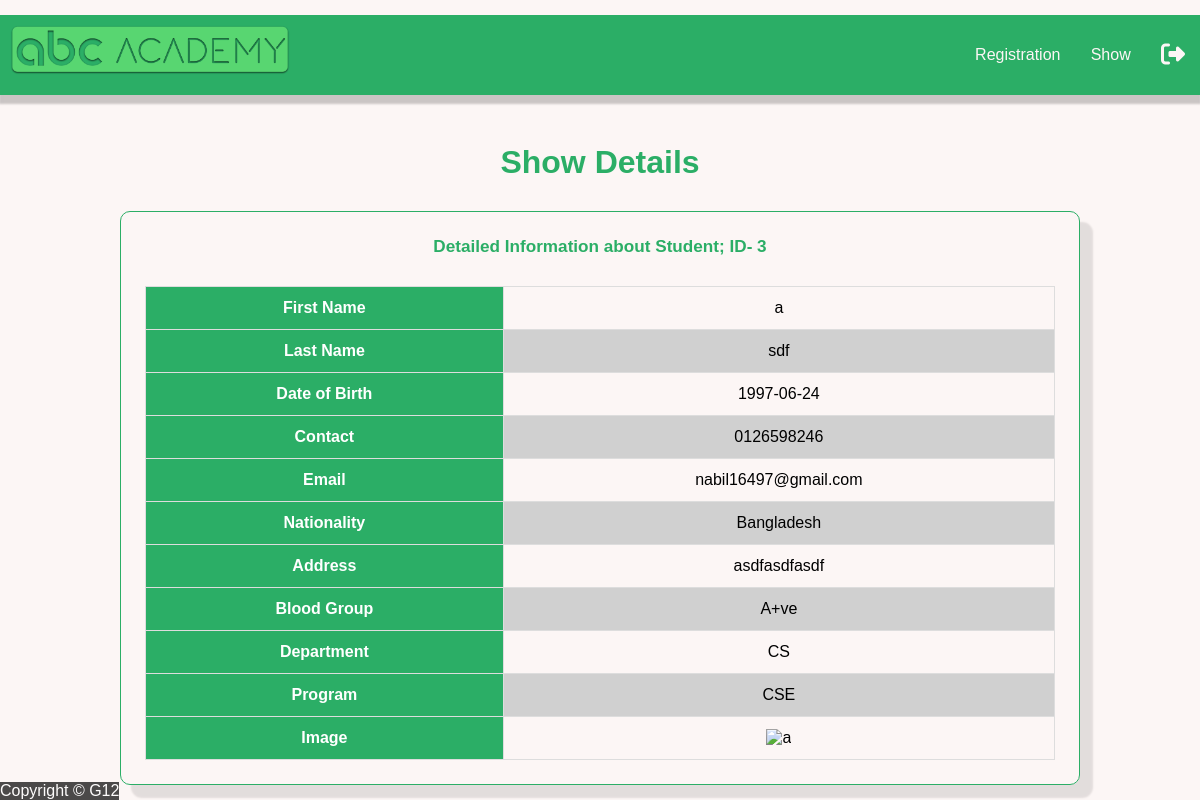
The app's page /showStudent.php?id=3 (signed in) with its own data.
### tables this page shows
CREATE TABLE `student_info` (
  `id` int(11) NOT NULL,
  `firstname` varchar(20) NOT NULL,
  `lastname` varchar(20) NOT NULL,
  `contact` varchar(20) NOT NULL,
  `email` varchar(50) NOT NULL,
  `gender` tinyint(1) NOT NULL,
  `dob` date NOT NULL,
  `creditcomp` int(3) NOT NULL,
  `dept` varchar(20) NOT NULL,
  `program` varchar(20) NOT NULL,
  `nationality` varchar(20) NOT NULL,
  `blood` varchar(5) NOT NULL,
  `image` varchar(200) NOT NULL,
  `admissiondate` timestamp NOT NULL DEFAULT current_timestamp() ON UPDATE current_timestamp(),
  `address` varchar(200) NOT NULL,
  `cgpa` double NOT NULL,
  `graduationdate` date NOT NULL,
  `password` varchar(200) NOT NULL
);

### model.php (called while the page is built, shortened)
<?php
function showStudent($id){
	$conn = db_conn();
	$selectQuery = "SELECT * FROM `student_info` where id = ?";
    try {
        $stmt = $conn->prepare($selectQuery);
        $stmt->execute([$id]);
    } catch (PDOException $e) {
        echo $e->getMessage();
    }
    $row = $stmt->fetch(PDO::FETCH_ASSOC);
    return $row;
}

### controller/studentInfo.php (called while the page is built, shortened)
<?php
require_once 'model.php';
function fetchStudent($id){
	return showStudent($id);
}

### showStudent.php (the view, shortened to what this page needs)
<?php
require_once 'controller/studentInfo.php';
if($_SESSION['type'] == "admin"){
	$student = fetchStudent($_GET['id']);
}
elseif($_SESSION['type'] == "student"){
	$student = fetchStudent($_SESSION['uname']);
}
?>
<!DOCTYPE html>
<html>
<head>
	<link rel="stylesheet" type="text/css" href="css/style.css">
</head>
<body>
<?php
if($_SESSION['type'] == "admin"){
	include('header1.php');
}
elseif($_SESSION['type'] == "student"){
	include('header2.php');
}
?>
<span class="textcenter textmain"><h1>Show Details</h1></span>
	<div class="textcenter">
	<div class="main_internaldiv textleft fontsize160">
		<span class="textcenter textmain"><h6>Detailed Information about Student; ID- <?php echo $student['id'];  ?></h6></span><br>
		<table class="table shtable">
			<tbody>
				<tr>
					<th>First Name</th>
				<td data-label="First Name"><?php echo $student['firstname'] ?></td></tr>
				<tr>
					<th>Last Name</th>
				<td data-label="Last Name"><?php echo $student['lastname'] ?></td></tr>
				<tr>
					<th>Date of Birth</th>
				<td data-label="Dtae of Birth"><?php echo $student['dob'] ?></td></tr>
				<tr>
					<th>Contact</th>
				<td data-label="Contact"><?php echo $student['contact'] ?></td></tr>
				<tr>
					<th>Email</th>
				<td data-label="Email"><?php echo $student['email'] ?></td></tr>
				<tr>
					<th>Nationality</th>
				<td data-label="Nationality"><?php echo $student['nationality'] ?></td></tr>
				<tr>
					<th>Address</th>
				<td data-label="Address"><?php echo $student['address'] ?></td></tr>
				<tr>
					<th>Blood Group</th>
				<td data-label="Blood Group"><?php echo $student['blood'] ?></td></tr>
				<tr>
					<th>Department</th>
				<td data-label="Department"><?php echo $student['dept'] ?></td></tr>
				<tr>
					<th>Program</th>
				<td data-label="Program"><?php echo $student['program'] ?></td></tr>
				<tr>
					<th>Image</th>
				<td data-label="Image"><img width="200px" src="uploads/<?php echo $student['image'] ?>" alt="<?php echo $student['firstname'] ?>"></td></tr>
			</tbody>
		</table>
	</div>
</div>
<?php include('footer.php');?>
</body>
</html>

### css/style.css (style rules this page uses)
html { height: 100%; }
* { margin: 0; padding: 0; box-sizing: border-box; }
body { margin: 0; background-color: #FCF6F5FF; min-height: 100%; display: flex; justify-content: space-around; flex-direction: column; font-family: sans-serif; }
.table { width: 100%; border-collapse: collapse; }
.table td,.table th { padding:12px 15px; border:1px solid #ddd; text-align: center; font-size:16px; }
.table th { background-color: #2BAE66FF; color:#ffffff; }
.table tbody tr:nth-child(even) { background-color: #d0d0d0; }
.main_internaldiv { border: 1px solid #2BAE66FF; box-shadow: 12px 12px 2px 1px rgba(0, 0, 0, .1); padding: 2%; border-radius: 10px; display: inline-block; width: 80%; }
.textcenter { text-align: center; }
.textleft { text-align: left; }
.fontsize160 { font-size: 160% }
.textmain { color: #2BAE66FF; }

### records on screen
student_info: id "3", firstname "a", lastname "sdf", dob "1997-06-24", contact "0126598246", email "nabil16497@gmail.com", nationality "Bangladesh", address "asdfasdfasdf", blood "A+ve", dept "CS", program "CSE"
